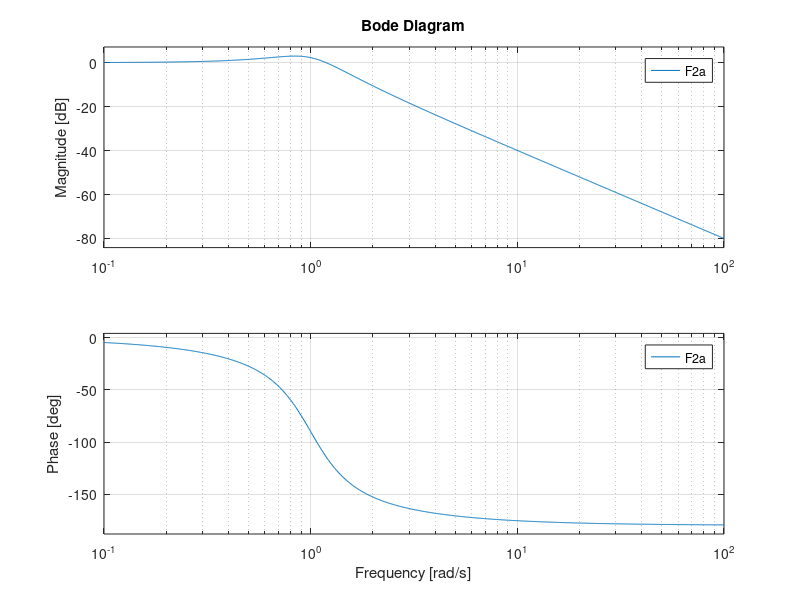
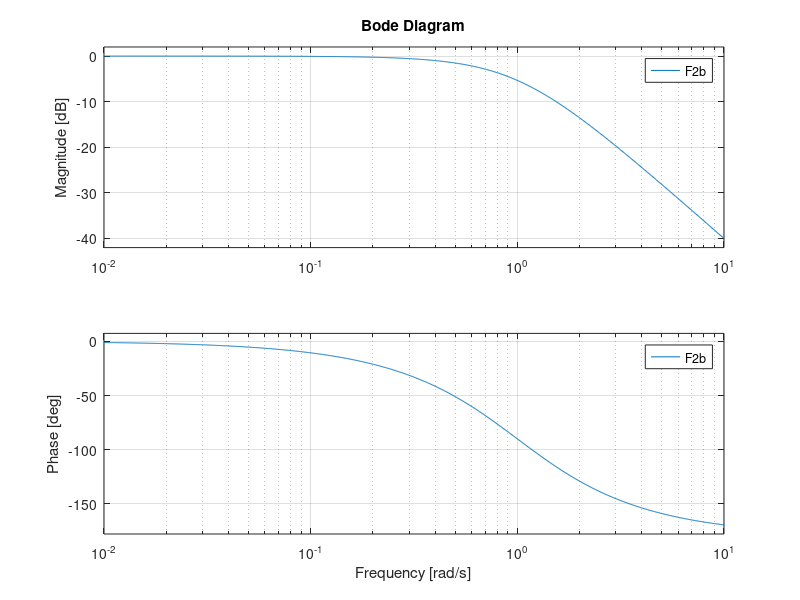
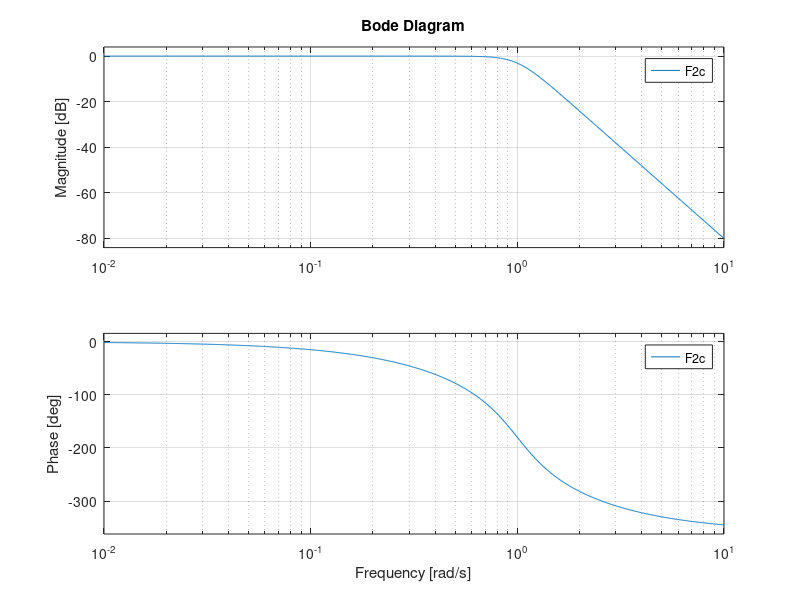

These figures' MATLAB source, in order: (Note: this script raises an error after producing the figures.)
clear; clc; close all;

%% q2
% c
F2a = tf([0 0 1], [1 0.77 1])
figure(1)
bode(F2a)

F2b = tf([0 0 1], [1 1.85 1])
figure(2)
bode(F2b)

F2c = tf([0 0 1], [1 2.62 3.4245 2.62 1])
figure(3)
bode(F2c)

% d
F4=RR_tf([1],[1 2.62 3.4245 2.62 1])
figure(4), RR_bode(F4)
figure(5), RR_step(F4)
figure(6), g.T=10; RR_impulse(F4,g)

